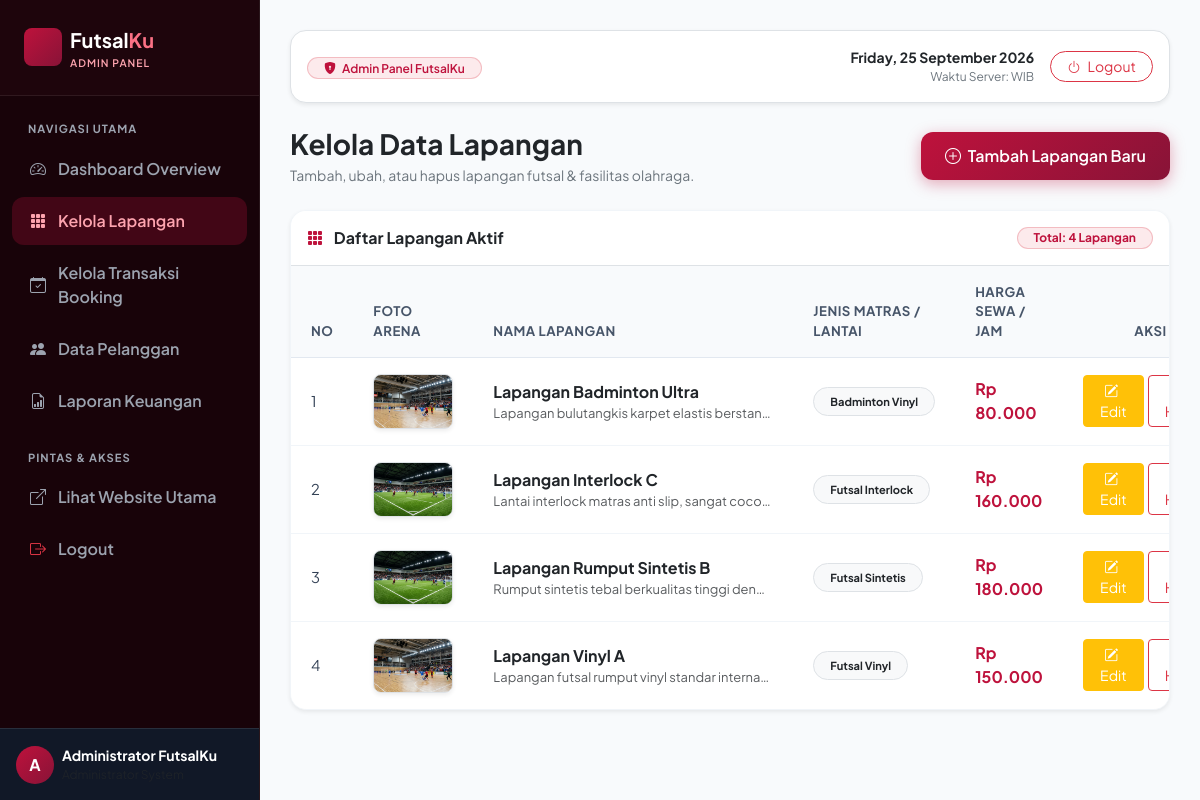
Page /admin/kelola_lapangan.php (signed in) on the committed database.
### tables this page shows
CREATE TABLE IF NOT EXISTS `lapangan` (
  `id_lapangan` INT(11) NOT NULL AUTO_INCREMENT,
  `nama_lapangan` VARCHAR(100) NOT NULL,
  `jenis` VARCHAR(50) NOT NULL,
  `harga_per_jam` INT(11) NOT NULL,
  `deskripsi` TEXT DEFAULT NULL,
  `foto` VARCHAR(255) DEFAULT 'default.jpg',
  PRIMARY KEY (`id_lapangan`)
);

### config/config.php (called while the page is built, shortened)
<?php
if (!function_exists('format_rupiah')) {
    function format_rupiah($angka) {
        return "Rp " . number_format((float)$angka, 0, ',', '.');
    }
}
?>

### admin/kelola_lapangan.php (the view, shortened to what this page needs)
<?php
require_once '../config/config.php';
$result = mysqli_query($conn, "SELECT * FROM lapangan ORDER BY id_lapangan DESC");
include '../includes/admin_header.php';
?>
<div class="d-flex flex-column flex-md-row justify-content-between align-items-md-center mb-4">
  <div>
    <h3 class="fw-bold text-dark mb-1">Kelola Data Lapangan</h3>
    <p class="text-secondary small mb-0">Tambah, ubah, atau hapus lapangan futsal & fasilitas olahraga.</p>
  </div>
  <div class="mt-3 mt-md-0">
    <a href="tambah_lapangan.php" class="btn btn-primary-custom px-4">
      <i class="bi bi-plus-circle me-1"></i> Tambah Lapangan Baru
    </a>
  </div>
</div>
<div class="custom-table-card shadow-sm">
  <div class="p-3 bg-white border-bottom d-flex justify-content-between align-items-center">
    <h6 class="fw-bold text-dark mb-0"><i class="bi bi-grid-3x3-gap-fill me-2" style="color:#be123c;"></i> Daftar Lapangan Aktif</h6>
    <span class="badge bg-danger bg-opacity-10 text-maroon border border-danger border-opacity-25 px-3 py-1 rounded-pill" style="color:#be123c !important;">
      Total: <?= mysqli_num_rows($result) ?> Lapangan
    </span>
  </div>
  <div class="table-responsive">
    <table class="table custom-table align-middle">
      <thead>
        <tr>
          <th>No</th>
          <th>Foto Arena</th>
          <th>Nama Lapangan</th>
          <th>Jenis Matras / Lantai</th>
          <th>Harga Sewa / Jam</th>
          <th class="text-end">Aksi Kelola</th>
        </tr>
      </thead>
      <tbody>
        <?php if (mysqli_num_rows($result) > 0): ?>
          <?php $no = 1; while($row = mysqli_fetch_assoc($result)):
            $foto = !empty($row['foto']) ? $row['foto'] : 'lapangan_sintetis.jpg';
          ?>
            <tr>
              <td><?= $no++ ?></td>
              <td>
                <img src="../uploads/foto_lapangan/<?= htmlspecialchars($foto) ?>" alt="Foto" class="rounded-3 shadow-sm border" style="width: 80px; height: 55px; object-fit: cover;" onerror="this.src='../uploads/foto_lapangan/lapangan_sintetis.jpg'">
              </td>
              <td>
                <div class="fw-bold text-dark fs-6"><?= htmlspecialchars($row['nama_lapangan']) ?></div>
                <div class="small text-muted text-truncate" style="max-width: 280px;"><?= htmlspecialchars($row['deskripsi'] ?? 'Fasilitas standar internasional') ?></div>
              </td>
              <td>
                <span class="badge bg-light text-dark border px-3 py-2 rounded-pill"><?= htmlspecialchars($row['jenis']) ?></span>
              </td>
              <td>
                <span class="fw-bold fs-6" style="color:#be123c;"><?= format_rupiah($row['harga_per_jam']) ?></span>
              </td>
              <td class="text-end">
                <div class="d-flex justify-content-end gap-1">
                  <a href="edit_lapangan.php?id=<?= $row['id_lapangan'] ?>" class="btn btn-sm btn-warning text-white px-3" title="Edit Lapangan">
                    <i class="bi bi-pencil-square me-1"></i> Edit
                  </a>
                  <a href="hapus_lapangan.php?id=<?= $row['id_lapangan'] ?>" onclick="return confirm('Yakin ingin menghapus lapangan ini? Semua data terkait akan terhapus.')" class="btn btn-sm btn-outline-danger px-3" title="Hapus Lapangan">
                  </a>
                </div>
              </td>
            </tr>
          <?php endwhile; ?>
        <?php else: ?>
          <tr>
            <td colspan="6" class="text-center py-5 text-muted">Belum ada data lapangan. Klik Tambah Lapangan Baru.</td>
          </tr>
        <?php endif; ?>
      </tbody>
    </table>
  </div>
</div>
<?php include '../includes/admin_footer.php'; ?>

### assets/css/style.css (style rules this page uses)
:root { --primary-color: #be123c; --primary-hover: #9f1239; --primary-dark: #4c0519; --secondary-color: #e11d48; --accent-light: #ffe4e6; --dark-bg: #111827; --dark-card: #1f2937; --light-bg: #fdf2f4; --card-shadow: 0 10px 25px -5px rgba(0, 0, 0, 0.05), 0 8px 10px -6px rgba(0, 0, 0, 0.01); --hover-shadow: 0 20px 30px -10px rgba(190, 18, 60, 0.25); --border-radius: 16px; --transition: all 0.3s cubic-bezier(0.4, 0, 0.2, 1); }
body { font-family: 'Plus Jakarta Sans', -apple-system, BlinkMacSystemFont, sans-serif; background-color: #f8fafc; color: #334155; min-height: 100vh; display: flex; flex-direction: column; }
.text-maroon, .text-emerald { color: #be123c !important; }
.btn-primary-custom { background: linear-gradient(135deg, #be123c, #881337); border: none; color: #fff !important; font-weight: 600; padding: 12px 28px; border-radius: 12px; transition: var(--transition); box-shadow: 0 4px 15px rgba(190, 18, 60, 0.35); }
.custom-table-card { background: #fff; border-radius: var(--border-radius); box-shadow: var(--card-shadow); overflow: hidden; border: 1px solid #f1f5f9; }
.custom-table { width: 100%; margin-bottom: 0; }
.custom-table th { background-color: #f8fafc; color: #475569; font-weight: 700; font-size: 0.825rem; text-transform: uppercase; letter-spacing: 0.5px; padding: 16px 20px; border-bottom: 1px solid #e2e8f0; }
.custom-table td { padding: 16px 20px; vertical-align: middle; border-bottom: 1px solid #f1f5f9; color: #334155; font-size: 0.925rem; }
.custom-table tbody tr:last-child td { border-bottom: none; }

### rows in the picture
lapangan: foto (picture), nama_lapangan "Lapangan Badminton Ultra", deskripsi "Lapangan bulutangkis karpet elastis berstan…", jenis "Badminton Vinyl", harga_per_jam "Rp 80.000"
lapangan: foto (picture), nama_lapangan "Lapangan Interlock C", deskripsi "Lantai interlock matras anti slip, sangat coco…", jenis "Futsal Interlock", harga_per_jam "Rp 160.000"
lapangan: foto (picture), nama_lapangan "Lapangan Rumput Sintetis B", deskripsi "Rumput sintetis tebal berkualitas tinggi den…", jenis "Futsal Sintetis", harga_per_jam "Rp 180.000"
lapangan: foto (picture), nama_lapangan "Lapangan Vinyl A", deskripsi "Lapangan futsal rumput vinyl standar interna…", jenis "Futsal Vinyl", harga_per_jam "Rp 150.000"

### other values in the picture
$_SESSION['nama'] "Administrator FutsalKu"
mysqli_num_rows($result) "4"
